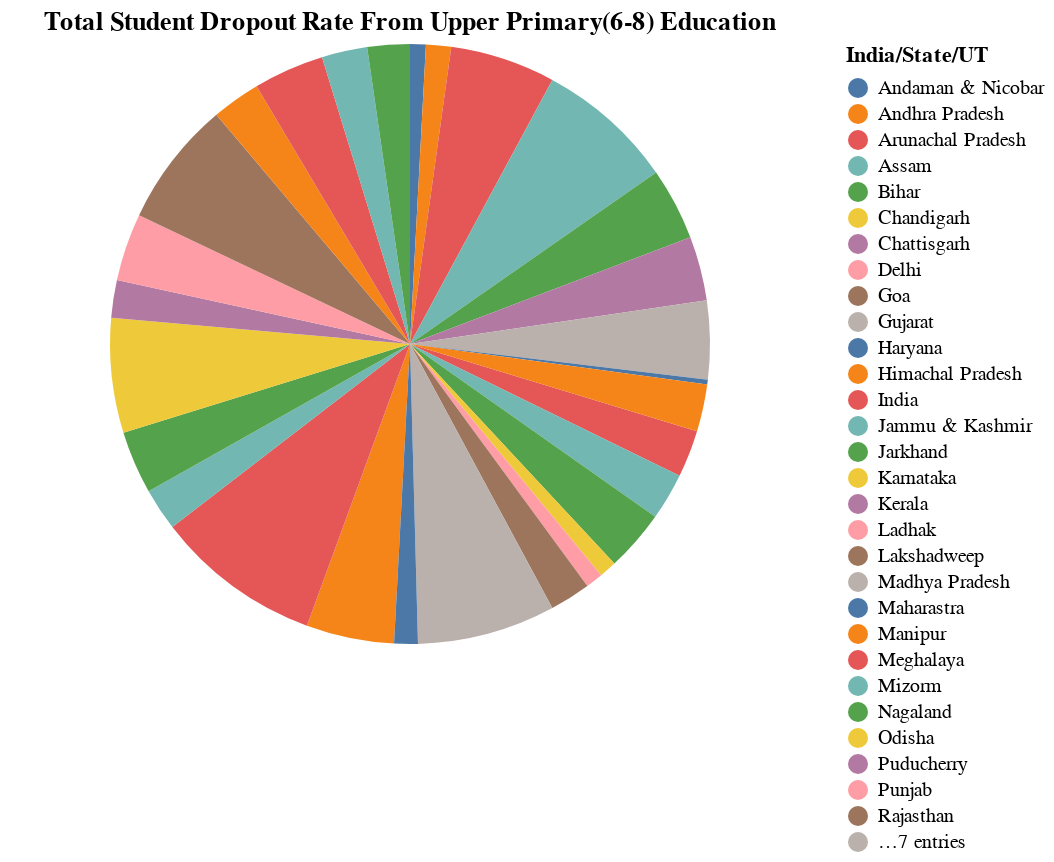

The cell this chart's notebook holds for it:
### Markdown cell above
Pie chart for the Total Students DropOut Rate from the Upper Primary(6-8) Education

### Code cell
import altair as alt
chart = alt.Chart(div_1).mark_arc().encode(
    theta=alt.Theta(field="Total", type="quantitative"),
    color=alt.Color(field="India/State/UT", type="nominal"),
    tooltip=["India/State/UT", "Total"]
).properties(
    title="Total Student Dropout Rate From Upper Primary(6-8) Education"
)
chart

### Figure 1 — Vega-Lite specification as saved in the notebook (floating-point values rounded to 4 significant figures)
{"config": {"view": {"continuousWidth": 400, "continuousHeight": 300}}, "data": {"name": "data-f37b1197380d8f142ca231da7617e479"}, "mark": "arc", "encoding": {"color": {"field": "India/State/UT", "type": "nominal"}, "theta": {"field": "Total", "type": "quantitative"}, "tooltip": [{"field": "India/State/UT", "type": "nominal"}, {"field": "Total", "type": "quantitative"}]}, "title": "Total Student Dropout Rate From Upper Primary(6-8) Education", "$schema": "https://vega.github.io/schema/vega-lite/v4.17.0.json", "datasets": {"data-f37b1197380d8f142ca231da7617e479": [{"India/State/UT": "India", "Boys": 2.7, "Girls": 3.3, "Total": 3.0}, {"India/State/UT": "Andaman & Nicobar", "Boys": 0.9, "Girls": 1.0, "Total": 1.0}, {"India/State/UT": "Andhra Pradesh", "Boys": 1.7, "Girls": 1.5, "Total": 1.6}, {"India/State/UT": "Arunachal Pradesh", "Boys": 4.8, "Girls": 8.4, "Total": 6.7}, {"India/State/UT": "Assam", "Boys": 10.1, "Girls": 7.6, "Total": 8.8}, {"India/State/UT": "Bihar", "Boys": 4.0, "Girls": 5.2, "Total": 4.6}, {"India/State/UT": "Chandigarh", "Boys": 0.0, "Girls": 0.0, "Total": 0.0}, {"India/State/UT": "Chattisgarh", "Boys": 4.8, "Girls": 3.3, "Total": 4.1}, {"India/State/UT": "Delhi", "Boys": 0.0, "Girls": 0.0, "Total": 0.0}, {"India/State/UT": "Goa", "Boys": 0.0, "Girls": 0.0, "Total": 0.0}, {"India/State/UT": "Gujarat", "Boys": 4.2, "Girls": 5.8, "Total": 5.0}, {"India/State/UT": "Haryana", "Boys": 0.3, "Girls": 0.2, "Total": 0.3}, {"India/State/UT": "Himachal Pradesh", "Boys": 2.7, "Girls": 3.3, "Total": 3.0}, {"India/State/UT": "Jammu & Kashmir", "Boys": 2.8, "Girls": 3.2, "Total": 3.0}, {"India/State/UT": "Jarkhand", "Boys": 3.7, "Girls": 4.0, "Total": 3.9}, {"India/State/UT": "Karnataka", "Boys": 1.1, "Girls": 1.1, "Total": 1.1}, {"India/State/UT": "Kerala", "Boys": 0.0, "Girls": 0.0, "Total": 0.0}, {"India/State/UT": "Ladhak", "Boys": 2.2, "Girls": 0.0, "Total": 1.1}, {"India/State/UT": "Lakshadweep", "Boys": 3.2, "Girls": 1.9, "Total": 2.6}, {"India/State/UT": "Madhya Pradesh", "Boys": 8.6, "Girls": 9.0, "Total": 8.8}, {"India/State/UT": "Manipur", "Boys": 6.0, "Girls": 5.2, "Total": 5.6}, {"India/State/UT": "Maharastra", "Boys": 1.5, "Girls": 1.6, "Total": 1.5}, {"India/State/UT": "Meghalaya", "Boys": 12.0, "Girls": 9.4, "Total": 10.6}, {"India/State/UT": "Mizorm", "Boys": 3.8, "Girls": 1.6, "Total": 2.7}, {"India/State/UT": "Nagaland", "Boys": 4.6, "Girls": 3.4, "Total": 4.0}, {"India/State/UT": "Odisha", "Boys": 8.0, "Girls": 6.5, "Total": 7.3}, {"India/State/UT": "Puducherry", "Boys": 2.8, "Girls": 2.1, "Total": 2.4}, {"India/State/UT": "Punjab", "Boys": 4.4, "Girls": 4.2, "Total": 4.3}, {"India/State/UT": "Rajasthan", "Boys": 8.7, "Girls": 7.1, "Total": 8.0}, {"India/State/UT": "Sikkim", "Boys": 0.0, "Girls": 0.0, "Total": 0.0}, {"India/State/UT": "Tamil Nadu", "Boys": 0.0, "Girls": 0.0, "Total": 0.0}, {"India/State/UT": "Telengana", "Boys": 3.4, "Girls": 2.9, "Total": 3.1}, {"India/State/UT": "Tripura", "Boys": 4.8, "Girls": 4.3, "Total": 4.5}, {"India/State/UT": "Uttar Pradesh", "Boys": 1.3, "Girls": 4.7, "Total": 2.9}, {"India/State/UT": "Uttarakhand", "Boys": 3.0, "Girls": 2.4, "Total": 2.7}, {"India/State/UT": "West Bengal", "Boys": 0.0, "Girls": 0.0, "Total": 0.0}]}}
